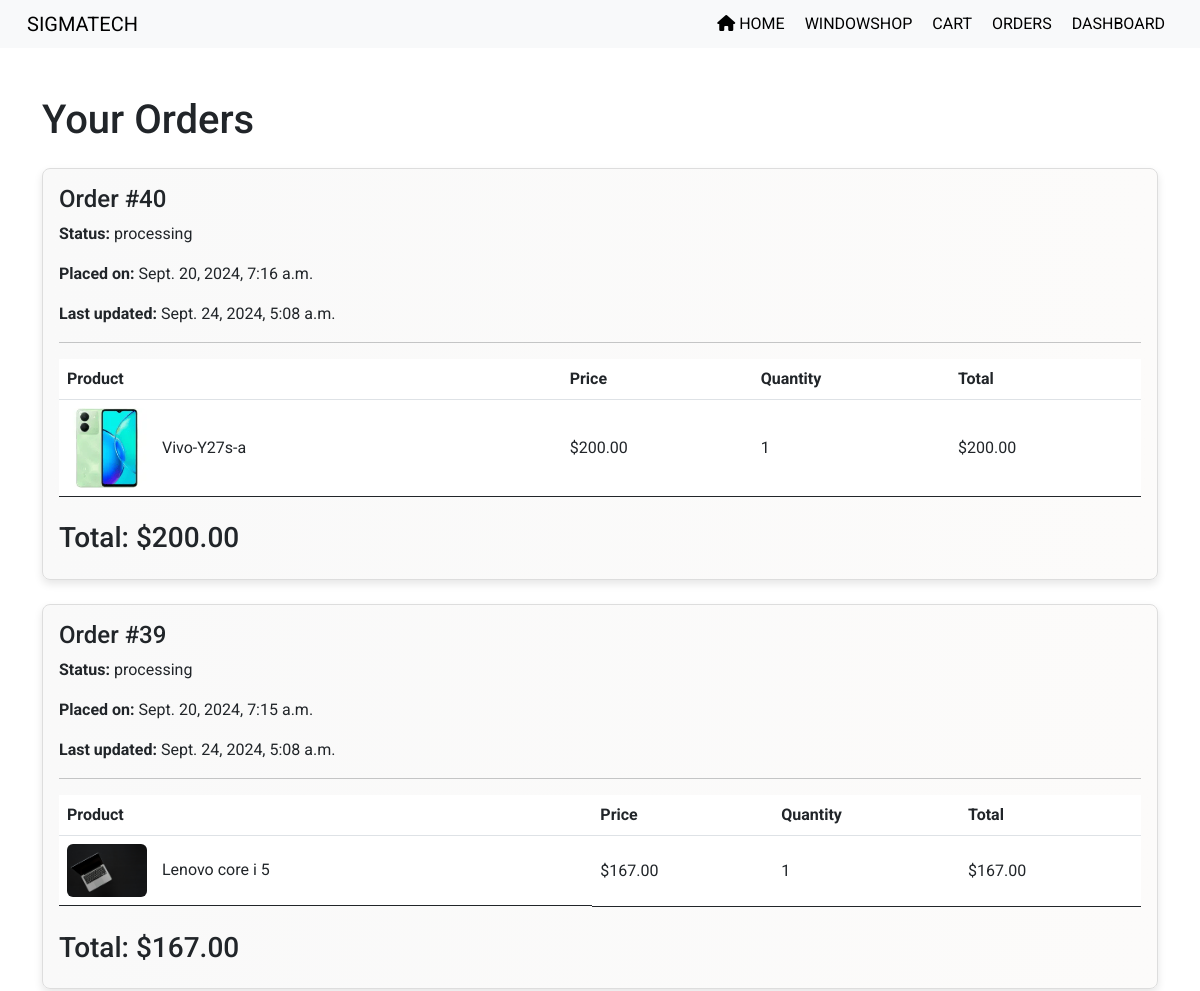
Before: /order/order/ (signed in, upper part) with the older database file.
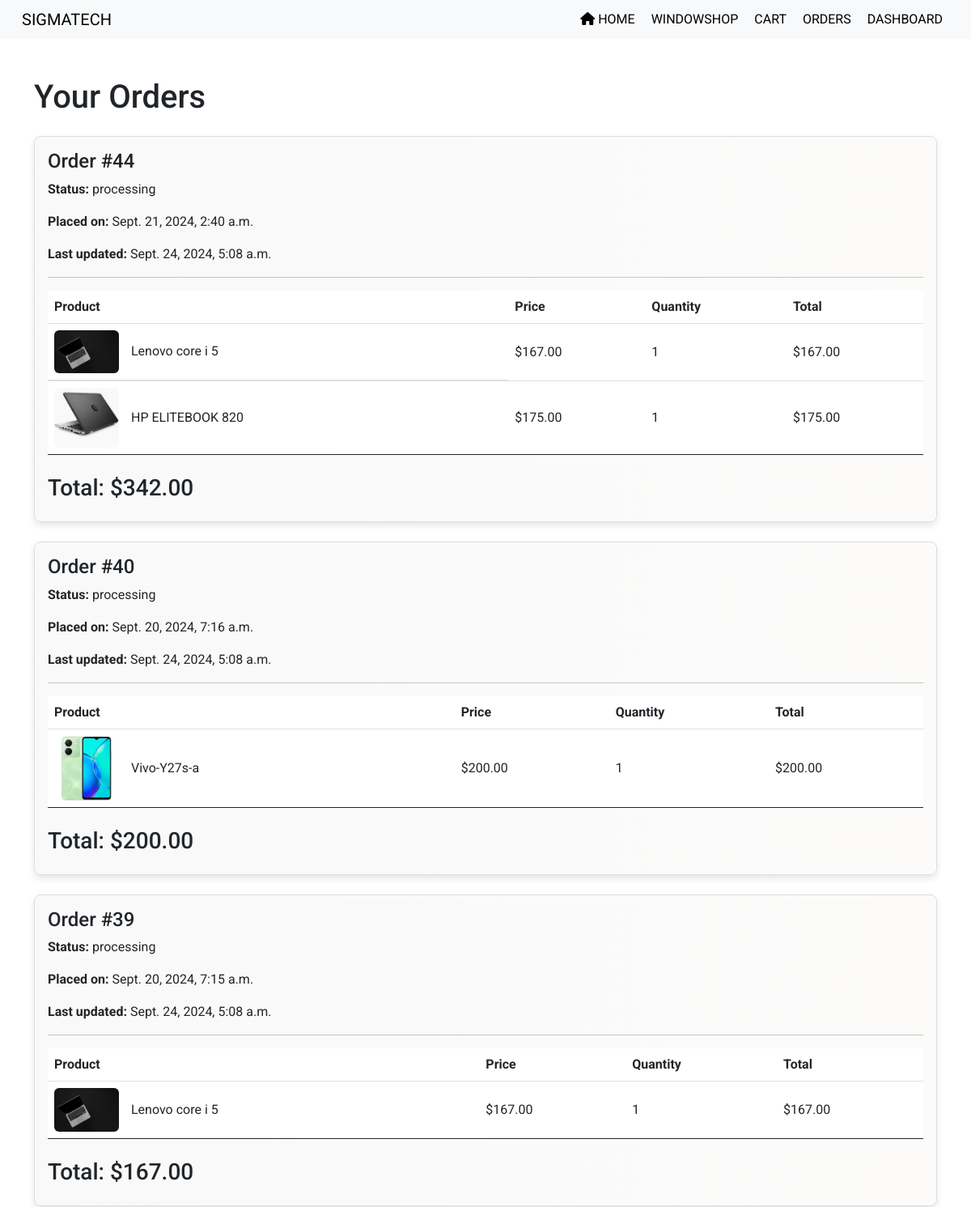
After: the same page with the newer database file.
### order/models.py (models this page shows, shortened)
class Order(models.Model):
    STATUS_CHOICES = [
        ('pending', 'Pending'),
        ('processing', 'Processing'),
        ('shipped', 'Shipped'),
        ('delivered', 'Delivered'),
        ('canceled', 'Canceled'),
    ]
    user = models.ForeignKey(settings.AUTH_USER_MODEL, on_delete=models.CASCADE)
    cart = models.OneToOneField(Cart, on_delete=models.CASCADE)
    status = models.CharField(max_length=20, choices=STATUS_CHOICES, default='pending')
    created_at = models.DateTimeField(auto_now_add=True)
    updated_at = models.DateTimeField(auto_now=True)

class OrderItem(models.Model):
    order = models.ForeignKey(Order, related_name='items', on_delete=models.CASCADE)
    product = models.ForeignKey(Product, on_delete=models.CASCADE)
    quantity = models.PositiveIntegerField()
    price = models.DecimalField(max_digits=10, decimal_places=2)

### product/models.py (models this page shows, shortened)
class Product(models.Model):
    name = models.CharField(max_length=100)
    price = models.DecimalField(max_digits=10, decimal_places=2)
    image = models.ImageField(upload_to='products/')
    category = models.ForeignKey(Category, on_delete=models.CASCADE)
    description = models.TextField(null=True)
    quantity = models.PositiveIntegerField(default=1)

### order/views.py (the view)
# urls.py: path('order/', order_list, name='order'),
@login_required(login_url='user:signin')
def order_list(request):
    cart = Cart.objects.filter(user=request.user, active=True).first()
    if not cart:
        cart = Cart.objects.create(user=request.user, active=True)
    orders = Order.objects.filter(user=request.user).order_by('-created_at')
    for order in orders:
        total_price = sum(item.price * item.quantity for item in order.items.all())
        order.total_price = total_price
        order.save()  # Save the updated total price to the database
    context = {
        'orders': orders,  # Pass all orders directly
    }
    return render(request, 'order/order.html', context)

### order/templates/order/order.html (shortened to what this page needs)
{% extends 'cart/base.html' %}
{% block content %}
<h1 class="mb-4">Your Orders</h1>
{% for order in orders %}
    <div class="card order-card mb-4">
        <div class="card-body">
            <h4 class="card-title">Order #{{ order.id }}</h4>
            <p><strong>Status:</strong> <span id="order-status-{{ order.id }}">{{ order.status }}</span></p>
            <p><strong>Placed on:</strong> {{ order.created_at }}</p>
            <p><strong>Last updated:</strong> {{ order.updated_at }}</p>
            <hr>
            <table class="table table-hover align-middle">
                <thead>
                    <tr>
                        <th>Product</th>
                        <th>Price</th>
                        <th>Quantity</th>
                        <th>Total</th>
                    </tr>
                </thead>
                <tbody>
                    {% if order.items.all %}
                        {% for item in order.items.all %}
                            <tr class="order-item">
                                <td class="d-flex align-items-center">
                                    <img src="{{ item.product.image.url }}" alt="{{ item.product.name }}" class="img-fluid rounded" style="max-width: 80px; margin-right: 15px;">
                                    <span>{{ item.product.name }}</span>
                                </td>
                                <td>${{ item.price|floatformat:2 }}</td>
                                <td>{{ item.quantity }}</td>
                                <td>${{ item.price|floatformat:2 }}</td>
                            </tr>
                        {% endfor %}
                    {% else %}
                        <tr>
                            <td colspan="4">No items found in this order.</td>
                        </tr>
                    {% endif %}
                </tbody>
            </table>
            <div class="d-flex justify-content-between align-items-center mt-4">
                <h3>Total: $<span id="final-total">{{ order.total_price|floatformat:2 }}</span></h3>
            </div>
        </div>
    </div>
{% endfor %}
{% endblock %}

### cart/templates/cart/base.html (shortened to what this page needs)
<!DOCTYPE html>
<html lang="en">
<head>
    <link href="https://cdn.jsdelivr.net/npm/bootstrap@5.3.0/dist/css/bootstrap.min.css" rel="stylesheet">
    <link rel="stylesheet" href="https://cdnjs.cloudflare.com/ajax/libs/font-awesome/6.0.0-beta3/css/all.min.css">
</head>
<body>
    <nav class="navbar navbar-expand-lg navbar-light bg-light">
        <div class="container-fluid">
            <a class="navbar-brand" href="">SIGMATECH</a>
            <div class="collapse navbar-collapse" id="navbarNav">
                <ul class="navbar-nav ms-auto">
                    <li class="nav-item">
                        <a class="nav-link" href="{% url 'core:about' %}"><i class="fas fa-home"></i> Home</a>
                    </li>
                    <li class="nav-item">
                        <a class="nav-link" href="{% url 'product:catalog' %}"> Windowshop</a>
                    </li>
                    <li class="nav-item">
                        <a class="nav-link" href="{% url 'cart:cart' %}"> Cart</a>
                    </li>
                    <li class="nav-item">
                        <a class="nav-link" href="{% url 'order:order' %}"> Orders</a>
                    </li>
                    <li class="nav-item">
                        <a class="nav-link" href="{% url 'dashboard:dashboard' %}"> Dashboard</a>
                    </li>
                </ul>
            </div>
        </div>
    </nav>
    <div class="container mt-5">
        {% block content %}{% endblock %}
    </div>
</body>
</html>

### cart/templates/cart/base.html (style rules this page uses)
body { font-family: 'Roboto', sans-serif; margin: 0; height: 100vh; display: flex; flex-direction: column; }
.navbar { padding: 0 15px; }
.navbar-nav .nav-link { position: relative; display: inline-block; padding: 12px 20px; color: black; transition: all 0.3s ease; text-transform: uppercase; }
.navbar-nav .nav-link:before { content: ''; position: absolute; width: 0; height: 2px; bottom: 0; left: 0; background-color: #007bff; visibility: hidden; transition: all 0.3s ease-in-out; }

### order/templates/order/order.html (style rules this page uses)
.order-card { border: 1px solid #ddd; box-shadow: 0 4px 8px rgba(0, 0, 0, 0.1); background: linear-gradient(to right, #f9f9f9, #fcfbfa); border-radius: 8px; width: 100%; }
.order-item { border-bottom: 1px solid #ddd; padding: 10px 0; }
.order-item:last-child { border-bottom: none; }

Changed rows visible on the page:
added Order: id "44", status "processing", created_at "Sept. 21, 2024, 2:40 a.m.", updated_at "Sept. 24, 2024, 5:08 a.m.", total_price "342.00"
added OrderItem: product.image (picture), product.name "Lenovo core i 5", price "167.00", quantity "1", shown under "44"
added OrderItem: product.image (picture), product.name "HP ELITEBOOK 820", price "175.00", quantity "1", shown under "44"
